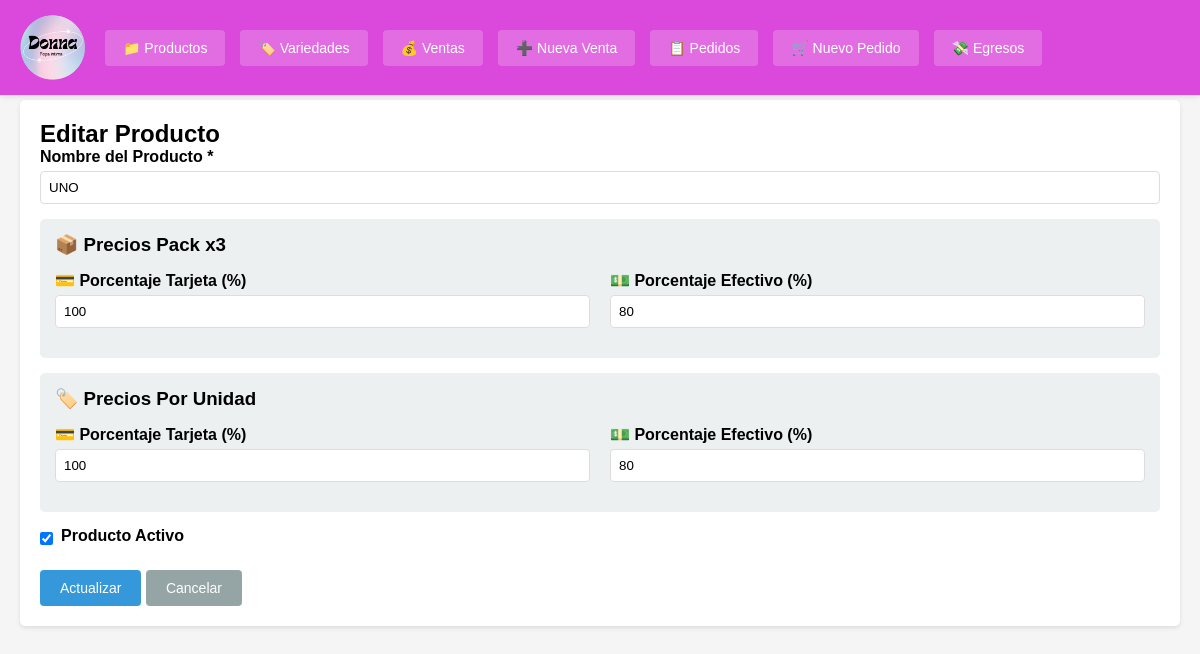
The app's page /index.php?c=productoPadre&a=editar&id=1 with its own data.
### tables this page shows
CREATE TABLE productos_padre (
            id INTEGER PRIMARY KEY AUTOINCREMENT,
            nombre VARCHAR(200) NOT NULL,
            porcentaje_pack3_tarjeta DECIMAL(5,2) DEFAULT 100,
            porcentaje_pack3_efectivo DECIMAL(5,2) DEFAULT 80,
            porcentaje_unidad_tarjeta DECIMAL(5,2) DEFAULT 100,
            porcentaje_unidad_efectivo DECIMAL(5,2) DEFAULT 80,
            activo INTEGER DEFAULT 1,
            fecha_creacion DATETIME DEFAULT CURRENT_TIMESTAMP
        );

### controllers/ProductoPadreController.php (called while the page is built, shortened)
<?php
class ProductoPadreController {
    private $productoPadreModel;
    public function __construct() {
        $this->productoPadreModel = new ProductoPadre();
    }
    public function editar($id) {
        $producto = $this->productoPadreModel->getById($id);
        $this->render('productos_padre/editar', ['producto' => $producto]);
    }
    private function render($view, $data = []) {
        extract($data);
        require BASE_PATH . '/views/' . $view . '.php';
        require BASE_PATH . '/views/layout.php';
    }
}
?>

### config/database.php (called while the page is built, shortened)
<?php
class Database {
    private static $instance = null;
    private $conn;
    private function __construct() {
        try {
            $this->conn = new PDO('sqlite:' . DB_PATH);
            $this->conn->setAttribute(PDO::ATTR_ERRMODE, PDO::ERRMODE_EXCEPTION);
            $this->conn->setAttribute(PDO::ATTR_DEFAULT_FETCH_MODE, PDO::FETCH_ASSOC);
        } catch(PDOException $e) {
            die("Error de conexión: " . $e->getMessage());
        }
    }
    public static function getInstance() {
        if (self::$instance === null) {
            self::$instance = new self();
        }
        return self::$instance;
    }
    public function getConnection() {
        return $this->conn;
    }
}
?>

### models/ProductoPadre.php (called while the page is built, shortened)
<?php
class ProductoPadre {
    private $db;
    public function __construct() {
        $this->db = Database::getInstance()->getConnection();
    }
    public function getById($id) {
        $stmt = $this->db->prepare("SELECT * FROM productos_padre WHERE id = ?");
        $stmt->execute([$id]);
        return $stmt->fetch();
    }
}
?>

### views/productos_padre/editar.php (the view)
<h2>Editar Producto</h2>
<form method="POST" action="index.php?c=productoPadre&a=editar&id=<?= $producto['id'] ?>">
    <div class="form-group">
        <label for="nombre">Nombre del Producto *</label>
        <input type="text" id="nombre" name="nombre" required value="<?= htmlspecialchars($producto['nombre']) ?>">
    </div>
    <div class="card">
        <h3 style="margin-bottom: 15px;">📦 Precios Pack x3</h3>
        <div class="grid-2">
            <div class="form-group">
                <label for="porcentaje_pack3_tarjeta">💳 Porcentaje Tarjeta (%)</label>
                <input type="number" id="porcentaje_pack3_tarjeta" name="porcentaje_pack3_tarjeta" step="0.01" min="0" value="<?= $producto['porcentaje_pack3_tarjeta'] ?>">
            </div>
            <div class="form-group">
                <label for="porcentaje_pack3_efectivo">💵 Porcentaje Efectivo (%)</label>
                <input type="number" id="porcentaje_pack3_efectivo" name="porcentaje_pack3_efectivo" step="0.01" min="0" value="<?= $producto['porcentaje_pack3_efectivo'] ?>">
            </div>
        </div>
    </div>
    <div class="card">
        <h3 style="margin-bottom: 15px;">🏷️ Precios Por Unidad</h3>
        <div class="grid-2">
            <div class="form-group">
                <label for="porcentaje_unidad_tarjeta">💳 Porcentaje Tarjeta (%)</label>
                <input type="number" id="porcentaje_unidad_tarjeta" name="porcentaje_unidad_tarjeta" step="0.01" min="0" value="<?= $producto['porcentaje_unidad_tarjeta'] ?>">
            </div>
            <div class="form-group">
                <label for="porcentaje_unidad_efectivo">💵 Porcentaje Efectivo (%)</label>
                <input type="number" id="porcentaje_unidad_efectivo" name="porcentaje_unidad_efectivo" step="0.01" min="0" value="<?= $producto['porcentaje_unidad_efectivo'] ?>">
            </div>
        </div>
    </div>
    <div class="form-group checkbox-group">
        <input type="checkbox" id="activo" name="activo" <?= $producto['activo'] ? 'checked' : '' ?>>
        <label for="activo">Producto Activo</label>
    </div>
    <div class="form-actions">
        <button type="submit" class="btn btn-primary">Actualizar</button>
        <a href="index.php?c=productoPadre&a=index" class="btn btn-secondary">Cancelar</a>
    </div>
</form>

### views/layout.php (style rules this page uses)
* { margin: 0; padding: 0; box-sizing: border-box; }
body { font-family: Arial, sans-serif; background: #f5f5f5; padding-top: 80px; }
.btn { display: inline-block; padding: 10px 20px; text-decoration: none; border-radius: 4px; cursor: pointer; border: none; font-size: 14px; }
.btn-primary { background: #3498db; color: white; }
.btn-secondary { background: #95a5a6; color: white; }
.form-group { margin-bottom: 15px; }
.form-group label { display: block; margin-bottom: 5px; font-weight: bold; }
.form-group input, .form-group textarea, .form-group select { width: 100%; padding: 8px; border: 1px solid #ddd; border-radius: 4px; }
.form-actions { margin-top: 20px; }
.checkbox-group { display: flex; align-items: center; }
.checkbox-group input { width: auto; margin-right: 8px; }
.grid-2 { display: grid; grid-template-columns: 1fr 1fr; gap: 20px; }
.card { background: #ecf0f1; padding: 15px; border-radius: 5px; margin-bottom: 15px; }

### records on screen
productos_padre: nombre "UNO", porcentaje_pack3_tarjeta "100", porcentaje_pack3_efectivo "80", porcentaje_unidad_tarjeta "100", porcentaje_unidad_efectivo "80", activo "☑"
